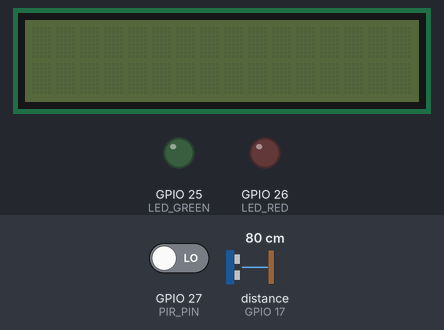
A program run on a simulated ESP32. Parts: 16×2 character LCD, output pins drawn as LEDs (lit = HIGH). The inputs (shaded band) are chosen by the test bench; at power-on: GPIO 27 (PIR_PIN) LOW, distance to the obstacle (sensor on GPIO 17) 80 cm. The echo pulse lasts 58.3 µs per cm; pins used as bus, display or sensor lines are not drawn; what the program prints to the serial monitor is not drawn.

Above: at 1.3 s.
1.4 s: GPIO 27 (PIR_PIN) driven HIGH
At 2.4 s:
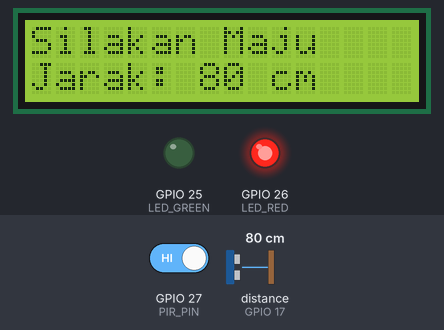
2.9 s: distance to the obstacle (sensor on GPIO 17) set to 44 cm
At 4.1 s:
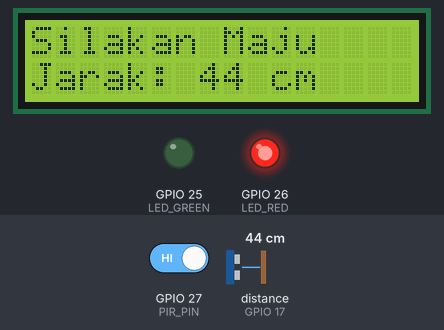
4.4 s: distance to the obstacle (sensor on GPIO 17) set to 36 cm
At 4.7 s:
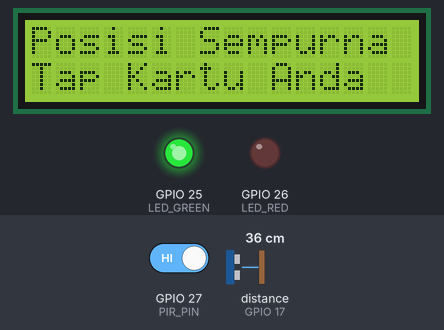
5.9 s: distance to the obstacle (sensor on GPIO 17) set to 31 cm
7.4 s: distance to the obstacle (sensor on GPIO 17) set to 25 cm
At 7.8 s:
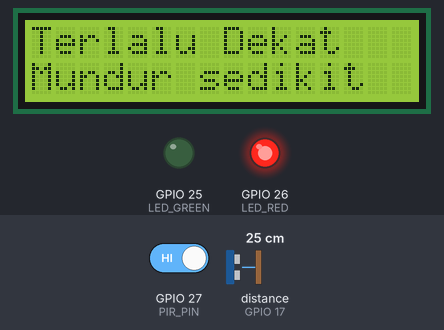
9.0 s: distance to the obstacle (sensor on GPIO 17) set to 28 cm
10.5 s: distance to the obstacle (sensor on GPIO 17) set to 34 cm
At 12.1 s:
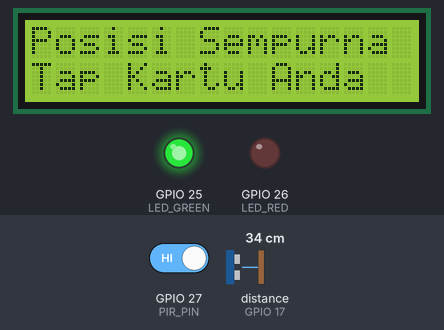
Timing chart, 0 to 13.1 s (numbered marks = the images above; inputs shaded):
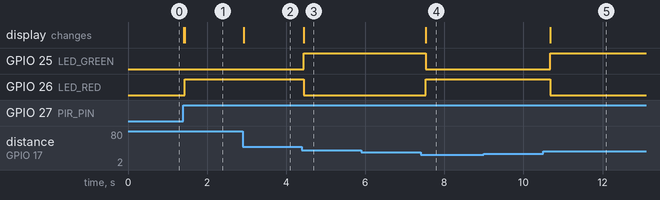

Measured:
- the behaviour switches between 41 and 40 cm on distance to the obstacle (sensor on GPIO 17) (found by bisection; images 2 and 3)
- the behaviour switches between 28 and 27 cm on distance to the obstacle (sensor on GPIO 17) (found by bisection; images 3 and 4)
- the behaviour switches between 30 and 31 cm on distance to the obstacle (sensor on GPIO 17) (found by bisection; images 4 and 5)
- after the input at 1.4 s, GPIO 26 (LED_RED): LOW → HIGH at once; the display: first changes at once (image 1 shows a later state)
- after the input at 2.9 s, the display: changes at once (image 2)
- after the input at 4.4 s, GPIO 25 (LED_GREEN): LOW → HIGH at once; GPIO 26 (LED_RED): HIGH → LOW at once; the display: changes at once (image 3)
- after the input at 5.9 s, every drawn part: stays the same
- after the input at 7.4 s, GPIO 25 (LED_GREEN): HIGH → LOW after 0.13 s; GPIO 26 (LED_RED): LOW → HIGH after 0.13 s; the display: changes after 0.13 s (image 4)
- after the input at 9.0 s, every drawn part: stays the same
- after the input at 10.5 s, GPIO 25 (LED_GREEN): LOW → HIGH after 0.18 s; GPIO 26 (LED_RED): HIGH → LOW after 0.18 s; the display: changes after 0.18 s (image 5)

The program:

main.cpp
```cpp
/*
 * Smart Automated Attendance System (simulasi Wokwi + PlatformIO, ESP32)
 *
 * Rantai logika 3 lapis:
 *   PIR (wake-up) -> Ultrasonik (kunci jarak ideal) -> RFID (tap kartu)
 * Kamera dan WhatsApp di-mock lewat Serial Monitor.
 *
 * Setiap absen yang berhasil mencetak 1 baris CSV ke Serial Monitor:
 *   CSV,<uid>,<nama>,<tanggal>,<jam>
 * Data ini nanti dipakai untuk clustering kedisiplinan karyawan.
 *
 * Cara memilih karyawan saat simulasi (selain tap kartu virtual di komponen MFRC522):
 *   ketik angka 1-5 di Serial Monitor lalu Enter saat posisi sudah LOCKED
 *   -> dianggap karyawan nomor tersebut men-tap kartunya.
 *
 * Catatan: STANDBY di simulasi memakai flag state. Di perangkat asli diganti
 * deep sleep ESP32 dengan wake-up dari PIR (ext0 di pin RTC, GPIO 27).
 */

#include <Arduino.h>
#include <Wire.h>
#include <SPI.h>
#include <LiquidCrystal_I2C.h>
#include <MFRC522.h>

// ===================== PIN =====================
#define PIR_PIN     27
#define TRIG_PIN    16
#define ECHO_PIN    17
#define LED_GREEN   25
#define LED_RED     26
#define SDA_PIN     21
#define SCL_PIN     22
#define RFID_SS     5
#define RFID_RST    33
#define RFID_SCK    18
#define RFID_MISO   19
#define RFID_MOSI   23

// ===================== PARAMETER =====================
const float IDEAL_MIN_CM        = 30.0;   // batas jarak ideal (cm)
const float IDEAL_MAX_CM        = 40.0;
const float LOCK_TOLERANCE_CM   = 3.0;    // toleransi supaya LOCKED tidak berkedip
const float PRESENCE_MAX_CM     = 150.0;  // di atas ini dianggap tidak ada orang
const unsigned long IDLE_TIMEOUT_MS     = 5000;  // 5 detik tanpa deteksi -> tidur
const unsigned long MEASURE_INTERVAL_MS = 150;
const unsigned long RESULT_SHOW_MS      = 3000;  // lama pesan hasil tampil

// ===================== JAM VIRTUAL =====================
// Jam mulai 07:00:00. TIME_SCALE = berapa detik virtual per 1 detik nyata.
// 60 -> 1 detik nyata = 1 menit virtual, jadi tap di waktu berbeda menghasilkan jam masuk berbeda.
// Ubah ke 1 kalau mau jam berjalan normal. Tanggal tetap, silakan ubah di bawah.
#define TIME_SCALE  60
#define TANGGAL     "2026-10-12"

// ===================== DATA KARYAWAN (DUMMY) =====================
// Ganti UID dengan UID yang tercetak saat kamu tap kartu virtual di MFRC522
// (format: "AA BB CC DD", huruf besar). Untuk pilihan lewat Serial, UID tidak perlu diubah.
struct User {
  const char* uid;
  const char* nama;
  const char* wa;
};

User users[] = {
  {"DE AD BE EF", "Budi Santoso", "0812-0000-0001"},
  {"01 02 03 04", "Siti Aminah",  "0812-0000-0002"},
  {"AA BB CC DD", "Andi Pratama", "0812-0000-0003"},
  {"11 22 33 44", "Dewi Lestari", "0812-0000-0004"},
  {"55 66 77 88", "Rudi Hartono", "0812-0000-0005"},
};
const int USER_COUNT = sizeof(users) / sizeof(users[0]);

// ===================== OBJEK & STATE =====================
LiquidCrystal_I2C lcd(0x27, 16, 2);
MFRC522 mfrc522(RFID_SS, RFID_RST);

enum State { STANDBY, POSITIONING, LOCKED, TRANSAKSI };
State state = STANDBY;

float distanceCm = -1;
unsigned long lastMeasure = 0;
unsigned long lastSeen = 0;
unsigned long resultUntil = 0;
int fotoCounter = 0;
String cache1 = "", cache2 = "";

// ===================== HELPER =====================
String pad16(const String& s) {
  String r = s.substring(0, 16);
  while (r.length() < 16) r += ' ';
  return r;
}

// Tulis ke LCD hanya jika teks berubah (mencegah berkedip)
void show(const String& a, const String& b) {
  String l1 = pad16(a);
  String l2 = pad16(b);
  if (l1 != cache1) { lcd.setCursor(0, 0); lcd.print(l1); cache1 = l1; }
  if (l2 != cache2) { lcd.setCursor(0, 1); lcd.print(l2); cache2 = l2; }
}

void setLeds(bool green, bool red) {
  digitalWrite(LED_GREEN, green ? HIGH : LOW);
  digitalWrite(LED_RED, red ? HIGH : LOW);
}

float readDistanceCm() {
  digitalWrite(TRIG_PIN, LOW);
  delayMicroseconds(2);
  digitalWrite(TRIG_PIN, HIGH);
  delayMicroseconds(10);
  digitalWrite(TRIG_PIN, LOW);
  long dur = pulseIn(ECHO_PIN, HIGH, 30000);  // timeout 30 ms
  if (dur == 0) return -1;                    // tidak ada echo
  return dur * 0.0343 / 2.0;
}

// Jam virtual "HH:MM:SS" (mulai 07:00:00, berjalan sesuai TIME_SCALE)
String jamSekarang() {
  unsigned long s = 7UL * 3600UL + (millis() / 1000UL) * TIME_SCALE;
  char buf[9];
  snprintf(buf, sizeof(buf), "%02lu:%02lu:%02lu", (s / 3600) % 24, (s / 60) % 60, s % 60);
  return String(buf);
}

String uidToString() {
  String s = "";
  for (byte i = 0; i < mfrc522.uid.size; i++) {
    if (i > 0) s += ' ';
    if (mfrc522.uid.uidByte[i] < 0x10) s += '0';
    s += String(mfrc522.uid.uidByte[i], HEX);
  }
  s.toUpperCase();
  return s;
}

// Ada kartu di-tap? Bisa lewat MFRC522 (kartu virtual) atau ketik 1-5 di Serial Monitor.
bool readCardUid(String& uid) {
  while (Serial.available() > 0) {
    int c = Serial.read();
    if (c >= '1' && c < '1' + USER_COUNT) {
      uid = String(users[c - '1'].uid);
      return true;
    }
  }
  if (!mfrc522.PICC_IsNewCardPresent()) return false;
  if (!mfrc522.PICC_ReadCardSerial()) return false;
  uid = uidToString();
  mfrc522.PICC_HaltA();
  mfrc522.PCD_StopCrypto1();
  return true;
}

// ===================== TRANSISI STATE =====================
void enterStandby() {
  state = STANDBY;
  setLeds(false, false);
  lcd.clear();
  lcd.noBacklight();
  cache1 = "";
  cache2 = "";
  Serial.println("[STATE] STANDBY (layar, LED, sensor jarak & RFID nonaktif)");
}

void wakeUp() {
  lcd.backlight();
  lcd.clear();
  cache1 = "";
  cache2 = "";
  state = POSITIONING;
  lastSeen = millis();
  lastMeasure = 0;
  Serial.println("[STATE] WAKE UP oleh PIR -> POSITIONING");
}

// ===================== TRANSAKSI =====================
void processCard(const String& uid) {
  Serial.print("[RFID] UID terbaca: ");
  Serial.println(uid);

  int idx = -1;
  for (int i = 0; i < USER_COUNT; i++) {
    if (uid == users[i].uid) { idx = i; break; }
  }

  if (idx >= 0) {
    fotoCounter++;
    char foto[16];
    snprintf(foto, sizeof(foto), "IMG_%03d.jpg", fotoCounter);
    String jam = jamSekarang();

    Serial.printf("[KAMERA] Foto diambil: %s\n", foto);
    Serial.printf("[DB] Absen tercatat: %s | UID %s | %s\n", users[idx].nama, uid.c_str(), jam.c_str());
    Serial.printf("[WA] Ke %s: Halo %s, absen masuk berhasil pukul %s. Foto terlampir: %s\n",
                  users[idx].wa, users[idx].nama, jam.c_str(), foto);
    // Baris data untuk dataset CSV
    Serial.printf("CSV,%s,%s,%s,%s\n", uid.c_str(), users[idx].nama, TANGGAL, jam.c_str());

    show("Absen Berhasil!", users[idx].nama);
    setLeds(true, false);
  } else {
    Serial.println("[RFID] Kartu tidak terdaftar, absen ditolak");
    show("Kartu Tidak", "Terdaftar");
    setLeds(false, true);
  }

  state = TRANSAKSI;
  resultUntil = millis() + RESULT_SHOW_MS;
  lastSeen = millis();
}

// ===================== HANDLER PER STATE =====================
void handlePositioning() {
  bool valid = (distanceCm > 0);

  if (valid && distanceCm >= IDEAL_MIN_CM && distanceCm <= IDEAL_MAX_CM) {
    state = LOCKED;
    Serial.printf("[STATE] LOCKED pada jarak %.1f cm\n", distanceCm);
    return;
  }

  if (!valid || distanceCm > PRESENCE_MAX_CM) {
    show("Selamat Datang", "Silakan Mendekat");
    setLeds(false, false);
  } else if (distanceCm > IDEAL_MAX_CM) {
    show("Silakan Maju", "Jarak: " + String((int)round(distanceCm)) + " cm");
    setLeds(false, true);
  } else {
    show("Terlalu Dekat", "Mundur sedikit");
    setLeds(false, true);
  }
}

void handleLocked() {
  // Keluar dari kunci jika pengguna bergeser terlalu jauh dari jarak ideal
  if (distanceCm < 0 ||
      distanceCm < IDEAL_MIN_CM - LOCK_TOLERANCE_CM ||
      distanceCm > IDEAL_MAX_CM + LOCK_TOLERANCE_CM) {
    state = POSITIONING;
    Serial.println("[STATE] Posisi bergeser -> POSITIONING");
    return;
  }

  show("Posisi Sempurna", "Tap Kartu Anda");
  setLeds(true, false);

  // RFID hanya dibaca saat state LOCKED
  String uid;
  if (readCardUid(uid)) processCard(uid);
}

// ===================== SETUP & LOOP =====================
void setup() {
  Serial.begin(115200);

  pinMode(PIR_PIN, INPUT);
  pinMode(TRIG_PIN, OUTPUT);
  pinMode(ECHO_PIN, INPUT);
  pinMode(LED_GREEN, OUTPUT);
  pinMode(LED_RED, OUTPUT);

  Wire.begin(SDA_PIN, SCL_PIN);
  lcd.init();

  SPI.begin(RFID_SCK, RFID_MISO, RFID_MOSI, RFID_SS);
  mfrc522.PCD_Init();

  Serial.println("=== Smart Automated Attendance System ===");
  Serial.println("CSV_HEADER,uid,nama,tanggal,jam_scan");
  enterStandby();
}

void loop() {
  unsigned long now = millis();

  // 1) STANDBY: hanya PIR yang dipantau
  if (state == STANDBY) {
    if (digitalRead(PIR_PIN) == HIGH) wakeUp();
    return;
  }

  // 2) Ukur jarak berkala, perbarui waktu terakhir ada orang
  if (now - lastMeasure >= MEASURE_INTERVAL_MS) {
    lastMeasure = now;
    distanceCm = readDistanceCm();
    bool dekat = (distanceCm > 0 && distanceCm <= PRESENCE_MAX_CM);
    if (dekat || digitalRead(PIR_PIN) == HIGH) lastSeen = now;
  }

  // 3) Tidak ada deteksi selama 5 detik -> kembali tidur
  if (state != TRANSAKSI && (now - lastSeen > IDLE_TIMEOUT_MS)) {
    enterStandby();
    return;
  }

  // 4) Jalankan logika sesuai state
  switch (state) {
    case POSITIONING:
      handlePositioning();
      break;
    case LOCKED:
      handleLocked();
      break;
    case TRANSAKSI:
      if (now >= resultUntil) {
        state = POSITIONING;
        cache1 = "";
        cache2 = "";
        Serial.println("[STATE] Selesai transaksi -> POSITIONING");
      }
      break;
    default:
      break;
  }
}
```
